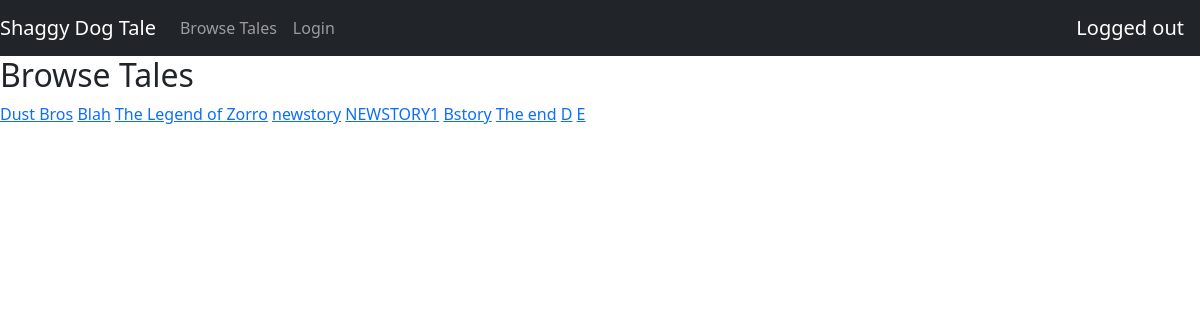
The app's page /shaggydogtale/browse, older data.
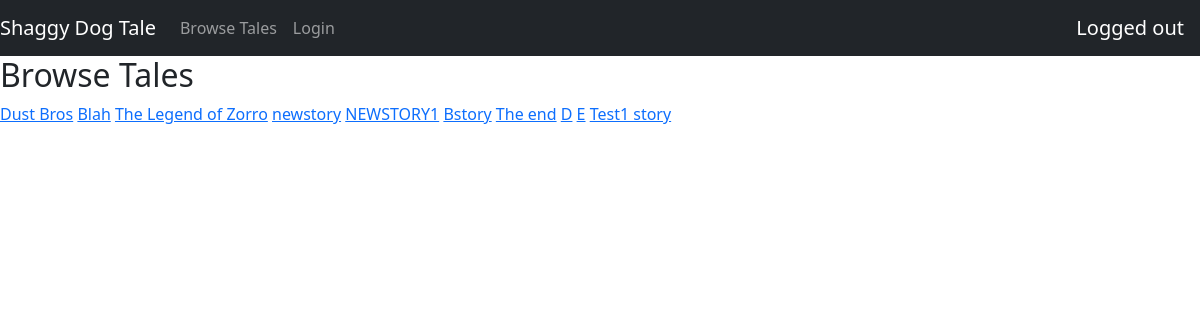
The same page, newer data.
### shaggydogtale/models.py (models this page shows, shortened)
class Story(models.Model):
    title = models.CharField(max_length=100)
    beginning = models.TextField(max_length=2000)
    middle = models.TextField(max_length=2000)
    end = models.TextField(max_length=2000)

### shaggydogtale/views.py (the view)
# urls.py: path('browse', views.Browse, name="browse"),
def Browse(request):
    stories = Story.objects.all()
    context = {
        'stories': stories
    }
    return render(request, 'shaggydogtale/browse.html', context)

### shaggydogtale/templates/shaggydogtale/browse.html
{% extends 'shaggydogtale/base.html' %}
{% block body %}
<h2>Browse Tales</h2>
    {% for story in stories %}
        <a href="{% url 'shaggydogtale:view' story.id %}">{{story.title}}</a>
    {% endfor %}
{% endblock body %}

Row changes from the older to the newer data that the page shows:
added Story: title "Test1 story"
